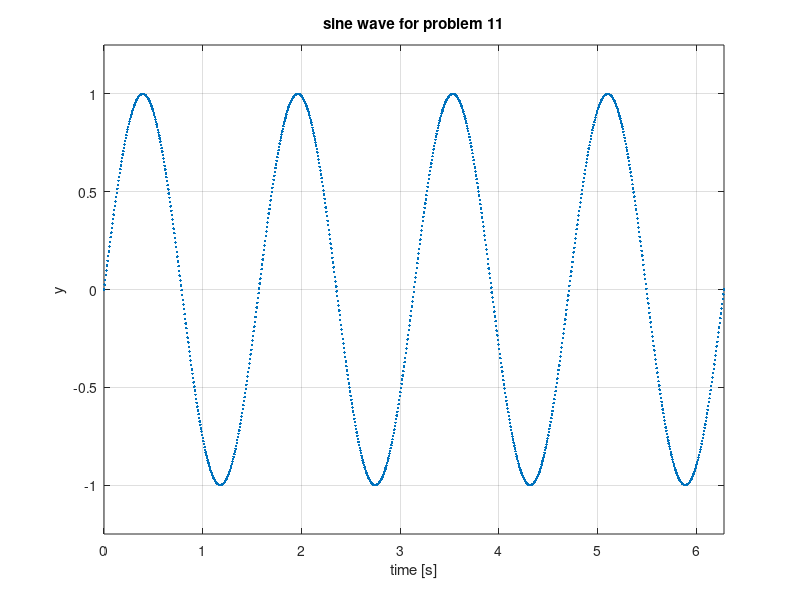
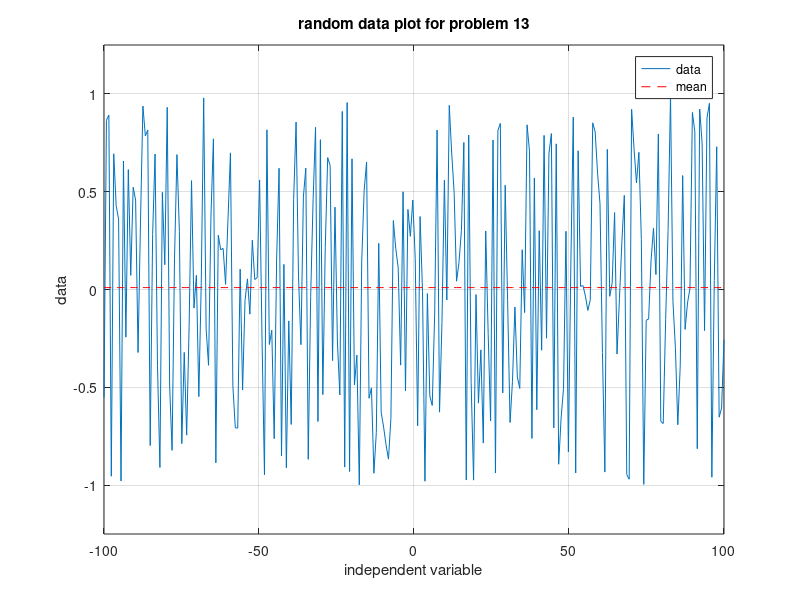

Recreate these plots in MATLAB, in order. (Note: this script raises an error after producing the figures.)
%
% ESE 2014 : Some Lab_1 solutions
%
%
clear all;
close all;
clc;

%% problem 11:
%
% parameters
tmin=0;tmax=2*pi;ymin=-1.25;ymax=1.25;
Npts=2^10;
% variables
tr=linspace(0,2*pi,Npts); % create a time range (vector) of Npts points
omega_0=4;
y=sin(omega_0*tr);
% plot
figure;plot(tr,y,'.');title('sine wave for problem 11');grid;
xlabel('time [s]');ylabel('y');
axis([tmin tmax ymin ymax]);

%% problem 13:
%
% parameters
rng(59); % seed the random number generator for reproducible results
xmin=-100;xmax=+100;
ymin=-1.25;ymax=+1.25;
Npts=2^8;
% variables
xr=linspace(xmin,xmax,Npts);
ydata=2*(rand(1,Npts)-0.5*ones(1,Npts)); % transform data so it is from -1 to 1
ymean=mean(ydata)*ones(size(ydata));
%ydata=rand(1,Npts); % raw data from rand()

% plot
figure;plot(xr,ydata,'-',xr,ymean,'r--');
title('random data plot for problem 13');grid;
xlabel('independent variable');ylabel('data');
axis([xmin xmax ymin ymax]);
legend('data','mean');

%% problem 14
%
% parameters
rng(832); % seed the random number generator for reproducible results
xmin=-100;xmax=+100;
ymin=-1.25;ymax=+1.25;
Nss=5; % our sample size (number of points in "mini-mean" or sliding mean)
Np2=2^4; % our power of 2 (number of rows of Adata matrix)
Npts=Nss*Np2; % total number of points
% variables
xr=linspace(xmin,xmax,Npts); % random independent variable
ydata=2*(rand(1,Npts)-0.5*ones(1,Npts)); % transform data so it is from -1 to 1
Adata=reshape(ydata,[Nss,Np2])'; % data grouped in rows of five elements
MAdata=mean(Adata,2); % take mean value of each row, MAdata is of size Np2 x 1 
actual_mean=mean(ydata)*ones(size(MAdata)); % this is the mean value of the overall data set, in vector form
mean_diff=MAdata-actual_mean; % > 0 sample mean is greater than actual mean
greatert_string = 'greater than';
equal_string    = 'equal       ';
lesst_string    = 'less than   ';
for ii=1:Np2
    if(mean_diff(ii) > 0)
        diff_result(ii,:)=greatert_string;
    elseif (mean_diff(ii) < 0)
        diff_result(ii,:)=lesst_string;
    else
        diff_result(ii,:)=equal_string;
    end;
end;
Acomp = [num2str(mean_diff) diff_result];

%% problem 15
%
% parameters
tmin=0;tmax=2*pi;ymin=-2.5;ymax=2.5;
Npts=2^10;
% variables
tr=linspace(0,2*pi,Npts); % create a time range (vector) of Npts points
omega_0=4;
y1=sin(omega_0*tr);
y2=cos(2*omega_0*tr);
y3=sin(3*omega_0*tr);
y4=cos(4*omega_0*tr);
% call sumfuncs
Y = [ y1; y2; y3; y4];
ytotal=sumfuncs(Y);
% plot
figure;plot(tr,ytotal,'-');title('sum of sinusoids for problem 15');grid;
xlabel('time [s]');ylabel('ytotal');
axis([tmin tmax ymin ymax]);
